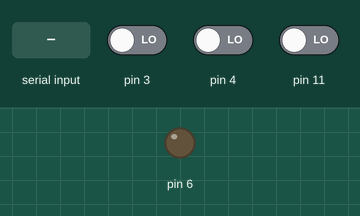
Recording of a program running on a simulated Arduino Uno, built with avr-gcc and run on an emulated ATmega328P. Parts: output pins drawn as LEDs (lit = HIGH). Inputs (shaded band) come from the test bench; at power-on: pin 3 LOW, pin 4 LOW, pin 11 LOW. No radio packets arrive unless stated; what the program prints to the serial monitor is not drawn.

Above: at 1.2 s.
1.3 s: pin 3 driven HIGH
At 2.06 s:
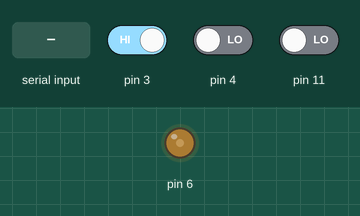
4.3 s: "1" received over the second serial link
At 6.35 s:
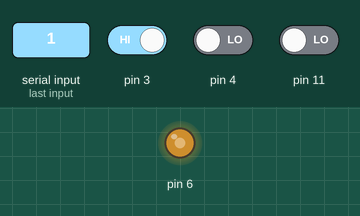
7.3 s: "0" received over the second serial link
At 7.3 s:
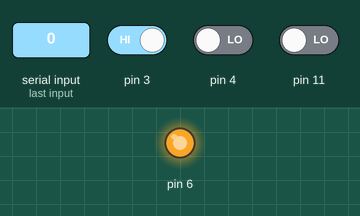
Timing chart, 0 to 16.3 s (numbered marks = the images above; inputs shaded):
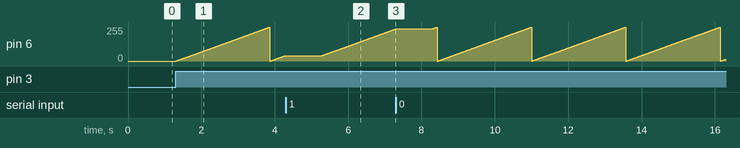

The program:

main.cpp
```cpp
#include <Arduino.h>
#include <SoftwareSerial.h>
#include <HomeSensor.h>
#include <RF24.h>
#include <SPI.h>
#include <Alarm.h>

#define ARRAY_SIZE 4
#define TRANSMITED_DATA_SIZE 32
#define CHANNEL 0x70

#define LED LED_BUILTIN
#define BUTTON 5
#define SENSOR_1 1
#define SENSOR_2 2
#define SENSOR_3 3
#define SENSOR_4 4
#define BUZZER 6

SoftwareSerial rfid(7, 8); // RX, TX
RF24 radio(9,10);

char* key[] = {"5300AA56E04F", "5300AC75A62C"};
byte address[][6] = {"1Node", "2Node", "3Node", "4Node", "5Node", "6Node"};
byte notTramsmitedData[TRANSMITED_DATA_SIZE];

bool signOn = false;
bool alarm = false;
const byte DEVICE_ID = 2;

Alarm alarmPlayer(BUZZER);

HomeSensor SR501_1("SR501_1", 10, true);
HomeSensor SR501_2("SR501_2", 11, true);
HomeSensor DOOR_1("DOOR_1", 4, true);
HomeSensor DOOR_2("DOOR_2", 3, true);
HomeSensor sensors[ARRAY_SIZE] = {SR501_1, SR501_2, DOOR_1, DOOR_2};

void checkRfid() {
	if (rfid.available() && rfid.find(key[0])) {
		Serial.println("SIGNALIATION OFF");
		alarm = false;
		digitalWrite(LED, LOW);
		rfid.end();
	}
}

void checkSensors() {
	for (size_t i = 0; i < ARRAY_SIZE; i++) {
		if (sensors[i].checkSensor()) {
			sensors[i].worked();
			alarm = true;
		}
	}
}

void radioSetup() {
	radio.begin();
 	radio.setAutoAck(1);
 	radio.setRetries(1, 15);
 	radio.enableAckPayload();
	radio.setPayloadSize(32);

	radio.openReadingPipe(1, address[0]);
	radio.setChannel(CHANNEL);

	radio.setPALevel(RF24_PA_MAX);
	radio.setDataRate(RF24_250KBPS);

	radio.powerUp();
	radio.startListening();

	Serial.println("Finished config nRF on chanel - " + CHANNEL);
}

void sendData(byte data[]) {
	radio.stopListening();
	delay(20);
	radio.openWritingPipe(address[0]);
	radio.write(data, sizeof(data));
	radio.startListening();
	delay(30);
}

void formAndSendData() {
	byte data[6];
	data[0] = DEVICE_ID;
	data[1] = alarm;
	for (byte i = 0; i < ARRAY_SIZE; i++) {
		data[i + 2] = sensors[i].getStatus();
	}

	sendData(data);
}

void setup() {
	Serial.begin(9600);
	rfid.begin(9600);
	radioSetup();
	Serial.println("start");
}

void loop() {
	if (alarm) {
		checkRfid();
		alarmPlayer.startPlay();
	} else {
		checkSensors();
		alarmPlayer.stop();
	}
	alarmPlayer.play();
	// formAndSendData();
}
```

Alarm.cpp
```cpp
#include <Arduino.h>
#include <Alarm.h>

Alarm::Alarm(uint8_t pin) {
    Alarm::pin = pin;
    flag = false;
    back = false;
    timeDelay = 10;
}

void Alarm::play() {
    if (flag && (millis() - time >= timeDelay)) {
        if (back) {
            analogWrite(pin, 255 - count);
        } else {
            analogWrite(pin, count);
        }
        count++;
        time = millis();

        if (count == 255 || count == 0) {
            back = !back;
        }
    }
}

void Alarm::startPlay() {
    if (!flag) {
        flag = true;
        time = millis();
    }
}

void Alarm::stop() {
    if (flag) {
        flag = false;
        back = false;
        count = 0;
    }
}
```

Alarm.h
```cpp
#include <Arduino.h>

class Alarm {
    private:
        bool flag;
        bool back;
        uint8_t pin;
        uint64_t time;
        uint64_t timeDelay;
        uint8_t count = 0;

    public:
        Alarm(uint8_t pin);
        void startPlay();
        void play();
        void stop();
};
```

HomeSensor.cpp
```cpp
#include <Arduino.h>
#include <HomeSensor.h>

HomeSensor::HomeSensor(String sensorName, int8_t pin, bool defaultStatus) {
			_name = sensorName;
			_pin = pin;
			_defaultStatus = defaultStatus;
			_status = !defaultStatus;
            pinMode(pin, INPUT);
		}

bool HomeSensor::checkSensor() {
    return digitalRead(_pin) == _defaultStatus;
}

String HomeSensor::getName() {
    return _name;
}

bool HomeSensor::getStatus() {
	return _status;
}

void HomeSensor::worked() {
	_status = !_defaultStatus;
}
```

HomeSensor.h
```cpp
#include <Arduino.h>

class HomeSensor {
    private:
        String _name;
		int8_t   _pin;
		bool _defaultStatus;
		bool _status;
	public:
		HomeSensor(String sensorName, int8_t pin, bool defaultStatus);
        bool checkSensor();
        String getName();
        bool getStatus();
        void worked();
};
```

Measured:
- by itself, pin 6: ramps from 0/255 to 254/255 and jumps back, once every 2.6 s
